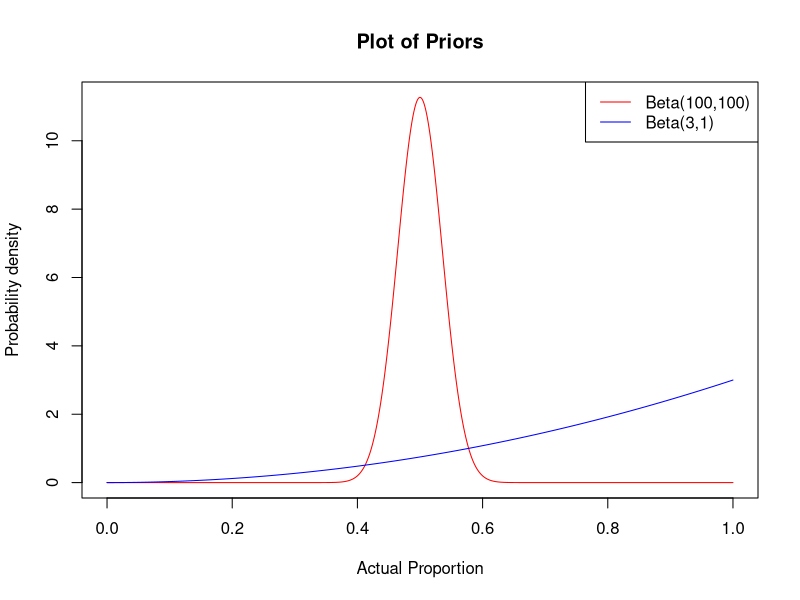
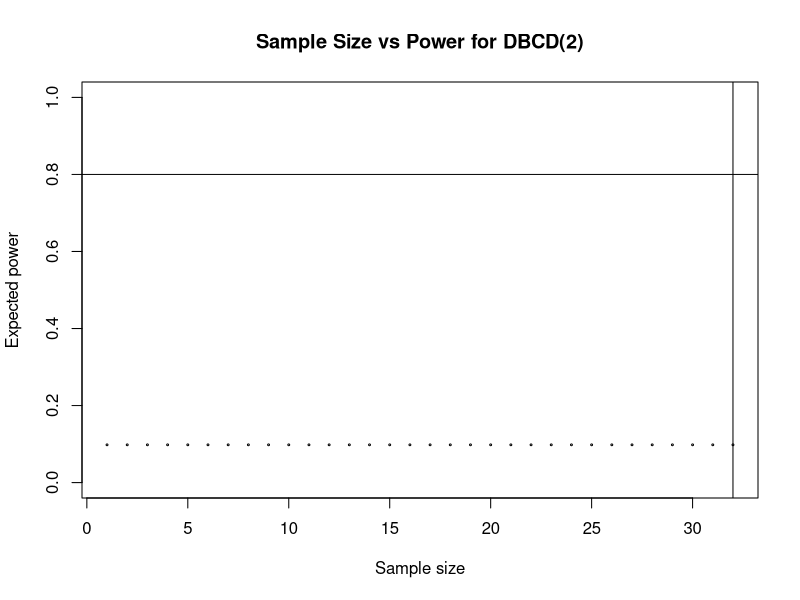

The R script that drew these images, in order:
## ---- chunk 1

balanced <- function( i, j, k, l, chooser_params ) {

    n <- i + j + k + l

    if (n%%2) {
        action <- sample(c(1,2), size=1)
    }
    else {
        if (i + j < k + l) {
            action <- 1
        } else {
            action <- 2
        }
    }

    return(action)
}


thomper <- function( i, j, k, l, chooser_params ) {

    sample.c <- rbeta(1, i + prior.i, j + prior.j)
    sample.n <- rbeta(1, k + prior.k, l + prior.l)

    if (sample.c > sample.n) {
        return(1)
    } else {
       return(2)
    }
}


foo <- function(i,j,k,l) {
    # https://gwern.net/doc/statistics/decision/1933-thompson.pdf
    numer <- 0

    for (a in 0:(i)) {
        numer <- numer + (choose(i + k - a, k) * choose(j + l + 1 + a, l))
    }
    denom <- choose(i + j + k + l + 2, k + l + 1)
    sum <- numer / denom

    return(sum)
}


tw_foo <- function( i, j, k, l, chooser_params ) {

    c <- chooser_params

    prob <- tryCatch(
        {
            min(foo(i + prior.i, j + prior.j, k + prior.k, l + prior.l),1)
        },
        error=function(cond) {
            expected.c <- (i + prior.i)/(i + prior.i + j + prior.j)
            expected.n <- (k + prior.k)/(k + prior.k + l + prior.l)

            if (expected.c > expected.n) {
                1
            } else {
                0
            }
        }
    )

    if (is.na(prob)) {
        sample.c <- rbeta(1, i + prior.i, j + prior.j)
        sample.n <- rbeta(1, k + prior.k, l + prior.l)

        if (sample.c > sample.n) {
            prob <- 1
        } else {
            prob <- 0
        }
    }

    quant <- (prob**c)/(prob**c + (1-prob)**c)

    #print(paste("c:",c,"prob:",prob,"quant:",quant,"i:", i, "j:",j ,"k:", k,"l:", l))
    if (is.na(quant)) {
        print(paste(i,j,k,l))
    }

    action <- sample(c(1,2), 1, prob = c(quant,1-quant))

    return(action)
}

DTL <- function(i,j,k,l,chooser_params) {
    numb_of_immigrants <- chooser_params
    
    done = FALSE
    while(1-done) {
        urn <- c( 5, 2 + numb_of_immigrants - j, 2 + numb_of_immigrants - l )
        #print(urn)
        ball <- sample(c(0,1,2), 1, prob = c(urn/sum(urn)))
        if (ball==0) {
            numb_of_immigrants <- numb_of_immigrants + 1
        } else {
            done <- TRUE
        }
    }
    return(c(ball,numb_of_immigrants))
}


g <- function(alpha, x, y) {
    if (x==1) {return(0)}
    if (x==0) {return(1)}
    else {
        numer <- y * (y/x)**alpha
        denom <- y * (y/x)**alpha + (1 - y) * ((1 - y)/(1 - x))**alpha
        return(numer/denom)
    }
}


DBCD <- function(i,j,k,l,chooser_params) {

  alpha <- chooser_params

  n <- i + j + k + l
  if (n<4) {
    if (n%%2 == 1) {
      return(1)
    } else {
      return(2)
    }
  } else {

    p_hat_m_1 <- (i+0.5)/(i+j+1)
    p_hat_m_2 <- (k+0.5)/(k+l+1)

    q_hat_m_1 <- 1 - p_hat_m_1
    q_hat_m_2 <- 1 - p_hat_m_2

    p_hat_m <- q_hat_m_2 / ( q_hat_m_2 + q_hat_m_1 )

    prob <- g( alpha , (i+j)/n , p_hat_m )

    #print(prob)

    action <- sample(c(1,2),1,prob=c(prob,1-prob))
    return(action)
  }
}


ebm <- function( i, j, k, l, chooser_params ) {

  trial_size <- chooser_params
  patient <- i+j+k+l

  if (patient < trial_size) {
    if (patient%%2) {
      return(sample(c(1,2), size=1))
    }
    else {
      if (i + j < k + l) {
        return(1)
      } else {
        return(2)
      }
    }
  } else {
    expected.c <- (prior.i + i)/(prior.i + i + prior.j + j)
    expected.n <- (prior.k + k)/(prior.k + k + prior.l + l)

    if (expected.c > expected.n) {
        return(1)
    } else {
        return(2)
    }
  }
}



## ---- chunk 2

one_run <- function(n, chooser, chooser_params) {

  i <- 0
  j <- 0
  k <- 0
  l <- 0

  # set the true probability of success
  p.c <- rbeta( 1, prior.i, prior.j )
  p.n <- rbeta( 1, prior.k, prior.l )

  is_treatment_c_best_list <- c()
  is_treatment_c_found_best_by_study_list <- c()

  for (m in 1:n) {

    # use the chooser function to pick an action
    # in this case, it should return 1 or 2
    action <- chooser( i, j, k, l, chooser_params )
    if (length(action)!=1) {
        chooser_params <- action[2]
        action <- action[1]
    }

    if (action == 1) {

      # decide whether or not the treatment is a success
      sample <- rbinom(1, 1, p.c)

      if (sample == 1) {
        # success!
        i <- i + 1
      } else if (sample == 0) {
        # failure
        j <- j + 1
      }
    } else {
        
      # decide whether or not the treatment is a success
      sample <- rbinom(1, 1, p.n)

      if (sample == 1) {
        # success!
        k <- k + 1
      } else if (sample == 0) {
        # failure
        l <- l + 1
      }
    }

    # note that some ENS focused allocation algorithms occationally assign zero
    # patients to a treatment. This breaks the basic expectation forumula.
    # I am not sure how to default it.
    p.c_hat <- i/(i+j)
    p.n_hat <- k/(k+l)

    is_treatment_c_best <- p.c > p.n
    is_treatment_c_found_best_by_study <- p.c_hat > p.n_hat

    is_treatment_c_best_list <- append(is_treatment_c_best_list, is_treatment_c_best)
    is_treatment_c_found_best_by_study_list <- append(is_treatment_c_found_best_by_study_list, is_treatment_c_found_best_by_study)
  }

  return(rbind(is_treatment_c_best_list, is_treatment_c_found_best_by_study_list))
}


simulator <- function(numb_of_sims, numb_of_patients, runner, chooser, chooser_params) {

  runs <- array(0, dim=c(2,numb_of_patients))

  for (iter in 1:(numb_of_sims)) {

    run_results <- runner(numb_of_patients, chooser, chooser_params)
    runs <- runs + (run_results - runs)/(iter+1)
  }

  return(runs)
}


## ---- chunk 3

# setup parameters
numb_of_sims <- 50
numb_of_patients <- 2**5

prior.i <- 100
prior.j <- 100
prior.k <- 3
prior.l <- 1

power_threshold <- 0.8
alpha <- 0.05

# plot beta distributions
x1 <- seq(0, 1, length=1000)
y1 <- dbeta(x1, prior.i, prior.j)
plot(x1, y1, type="l", col="red", main="Plot of Priors", ylab="Probability density", xlab="Actual Proportion")

x2 <- seq(0, 1, length=1000)
y2 <- dbeta(x1, prior.k, prior.l)
lines(x2, y2, col="blue")
legend(x="topright", legend=c(paste0("Beta(",prior.i,",",prior.j,")"), paste0("Beta(",prior.k,",",prior.l,")")), lty=1, col=c("red", "blue"))

## ---- chunk 4

chooser = "DBCD"
chooser_params = 2

# simulate the clinical trials
sim_output <- simulator(numb_of_sims, numb_of_patients, one_run, get(chooser), chooser_params)

## ---- chunk 5

# plot the expected power for each sample size

png("sample size vs power for DBCD(2); B(100,100) & B(1,3).png", units = "in", width = 5, height = 4, res = 300)

x <- 1:numb_of_patients
y <- sim_output[1,]

plot(x,y, ylim=c(0,1), cex=0.25, ylab="Expected power",xlab="Sample size",main="Sample Size vs Power for DBCD(2)")

# find the sample size that give the power_threshold set earlier
abline(h=power_threshold)
optimal_sample_size <- sum(y < power_threshold); optimal_sample_size
abline(v=optimal_sample_size)

dev.off()

## ---- chunk 6

add_to_csv <- function(numb_of_sims, numb_of_patients, runner, chooser, chooser_params) {
  
  sim_output <- simulator(numb_of_sims, numb_of_patients, runner, get(chooser), chooser_params)

  orders_of_magitude <- floor(log(numb_of_patients,2))

  for (i in 1:orders_of_magitude) {
    sample_size <- 2**i
    df <- data.frame(
      "timestamp" = Sys.Date(),
      "number of sims" = numb_of_sims,
      "sample size" = sample_size,
      "chooser" = chooser,
      "chooser_params" = chooser_params,
      "prior.i" = prior.i,
      "prior.j" = prior.j,
      "prior.k" = prior.k,
      "prior.l" = prior.l,
      "power" = sim_output[1,][sample_size],
      "ENS" = mean(sim_output[2,1:sample_size], na.rm=TRUE)
    )
    write.table(df, "P(A is better than B) vs P(A seems better than B).csv", append=TRUE, sep=",", col.names = FALSE, row.names = FALSE)
  }
}

## ---- chunk 7

priors <- rbind(
  c(1,1),
  c(10,10),
  c(100,100)
)

choosers <- rbind(
  c("balanced","NA"),
  c("DTL",2),
  c("DBCD",2),
  c("tw_foo",0.5)
)


for (x in 1:dim(priors)[1]) {
  for (y in 1:dim(priors)[1]) {
    if (y >= x) {
      prior.i <- priors[x,1]
      prior.j <- priors[x,2]
      prior.k <- priors[y,1]
      prior.l <- priors[y,2]
      print(paste(prior.i,prior.j,prior.k,prior.l))

      for (z in 1:dim(choosers)[1]) {
        print(paste(choosers[z,][1], choosers[z,][2]))
        add_to_csv(100, 2**9, one_run, choosers[z,][1], as.numeric(choosers[z,][2]))
      }
    }
  }
}


